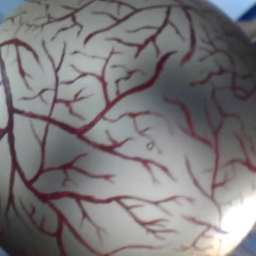
#> input picture tests/synth-rgb.png, 256 x 256 px; its folder holds only this picture in this run
$ python -i images.py   (imports and definitions only)
#> lines starting #> are read from the running program, lines starting #| are printed output that depends on the picture; after the words box and inside, x2 and y2 are one past the last pixel; in counts of white or black regions, pixels touching at a corner belong together
#> further down, picture is the input picture: shape (256, 256, 3); mean B, G, R 122.8, 120.9, 123.9
import os
import cv2
import numpy as np

from functions.graphs import extract_nodes_edges, get_positions_vector, get_positions_list, get_ext_adjacency_matrix

from functions.im2graph import preprocess, polyfit_training
from functions.im2graph import helpernodes_BasicGraph_for_polyfit
from functions.im2graph import polyfit_visualize, graph_extraction, graph_poly, \
    plot_graph_on_img_poly

blur_kernel = (5, 5)
crop_radius = 575


def get_rgb(img):
    """ Gets RGB image for matplotlib plots. """
    return cv2.cvtColor(img, cv2.COLOR_BGR2RGB)


def is_square(img: np.ndarray):
    h, w, _ = img.shape
    return h == w


def get_centre(img):
    img_grey = cv2.cvtColor(img, cv2.COLOR_BGR2GRAY)
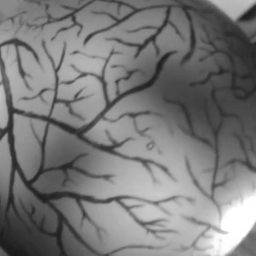
#> img_grey: shape (256, 256); min 27, max 255, mean 122

    def get_thresholded():
        # create background image
        bg = cv2.dilate(img_grey, np.ones(blur_kernel, dtype=np.uint8))
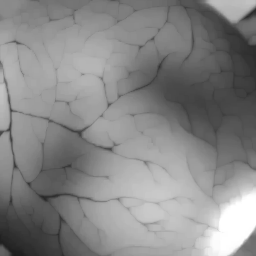
#> bg: shape (256, 256); min 29, max 255, mean 135.1
        bg = cv2.GaussianBlur(bg, blur_kernel, 1)

        # subtract out background from source
        src_no_bg = 255 - cv2.absdiff(img_grey, bg)
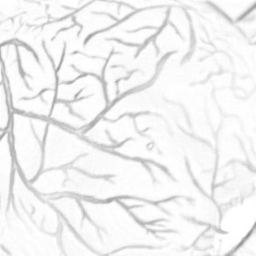
#> src_no_bg: shape (256, 256); min 141, max 255, mean 241.9

        # threshold
        _, thresh = cv2.threshold(src_no_bg, 0, 255, cv2.THRESH_BINARY_INV + cv2.THRESH_OTSU)
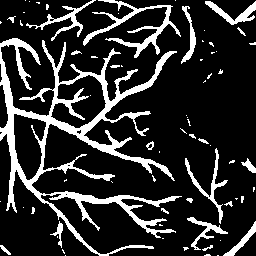
#> thresh: shape (256, 256); 17.7% white; 69 white regions (48 under 20 px), largest, box (x1, y1, x2, y2) and area: (0, 38, 182, 256) 7529, (83, 0, 181, 58) 1135, (185, 148, 228, 224) 463

        return thresh

    # calculate moments of binary image
    moments = cv2.moments(get_thresholded())
#> moments = moments, m00 2959530, centre m10/m00, m01/m00 = (107.5, 122.9)

    # calculate x,y coordinate of center
    cx = int(moments["m10"] / moments["m00"])
#> cx = 107
    cy = int(moments["m01"] / moments["m00"])
#> cy = 122

    return cx, cy


# [18 lines left out: function crop_imgs, not called in this run]


def crop_resize_square(img: np.ndarray, length: int):
    return resize_square(centre_crop(img), length)


def resize_square(img: np.ndarray, length: int):
    return cv2.resize(img, (length, length))


# [167 lines left out: functions centre_crop, apply_img_mask, threshold_imgs, thresholding, skeletonise_imgs, extract_graphs and 2 more, not called in this run]

>>> import cv2
>>> picture = cv2.imread('../tests/synth-rgb.png')
>>> result = get_centre(picture)
#> result = (107, 122)
